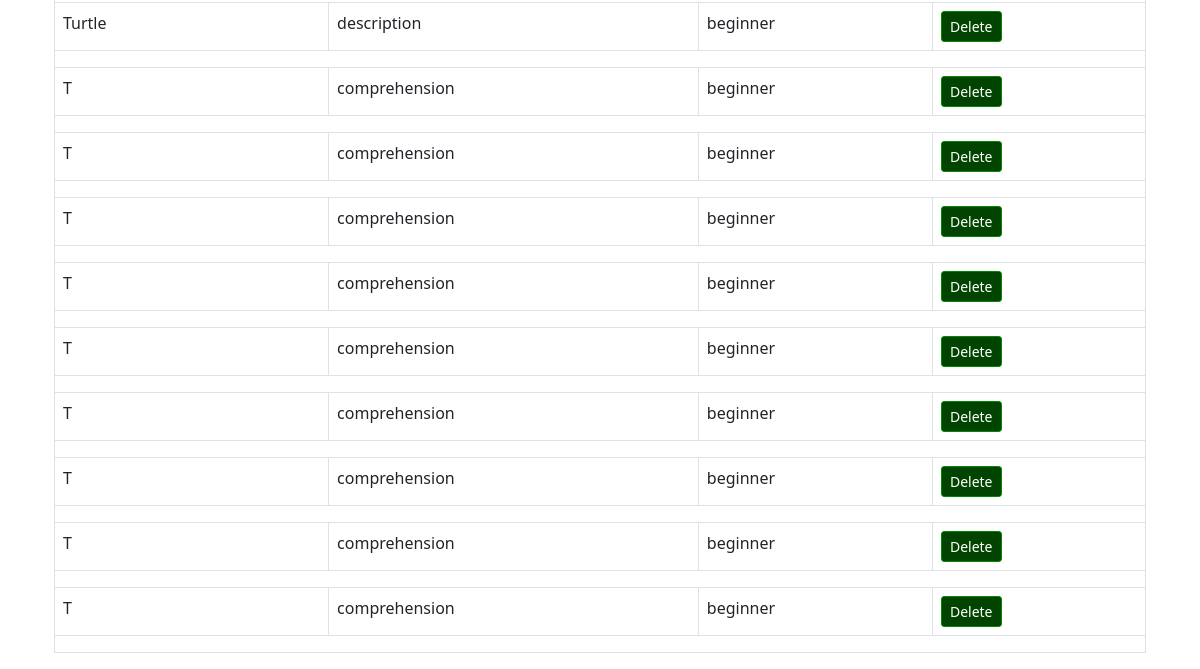
The page /my_quizzes (signed in, lower part) on the database as committed earlier.
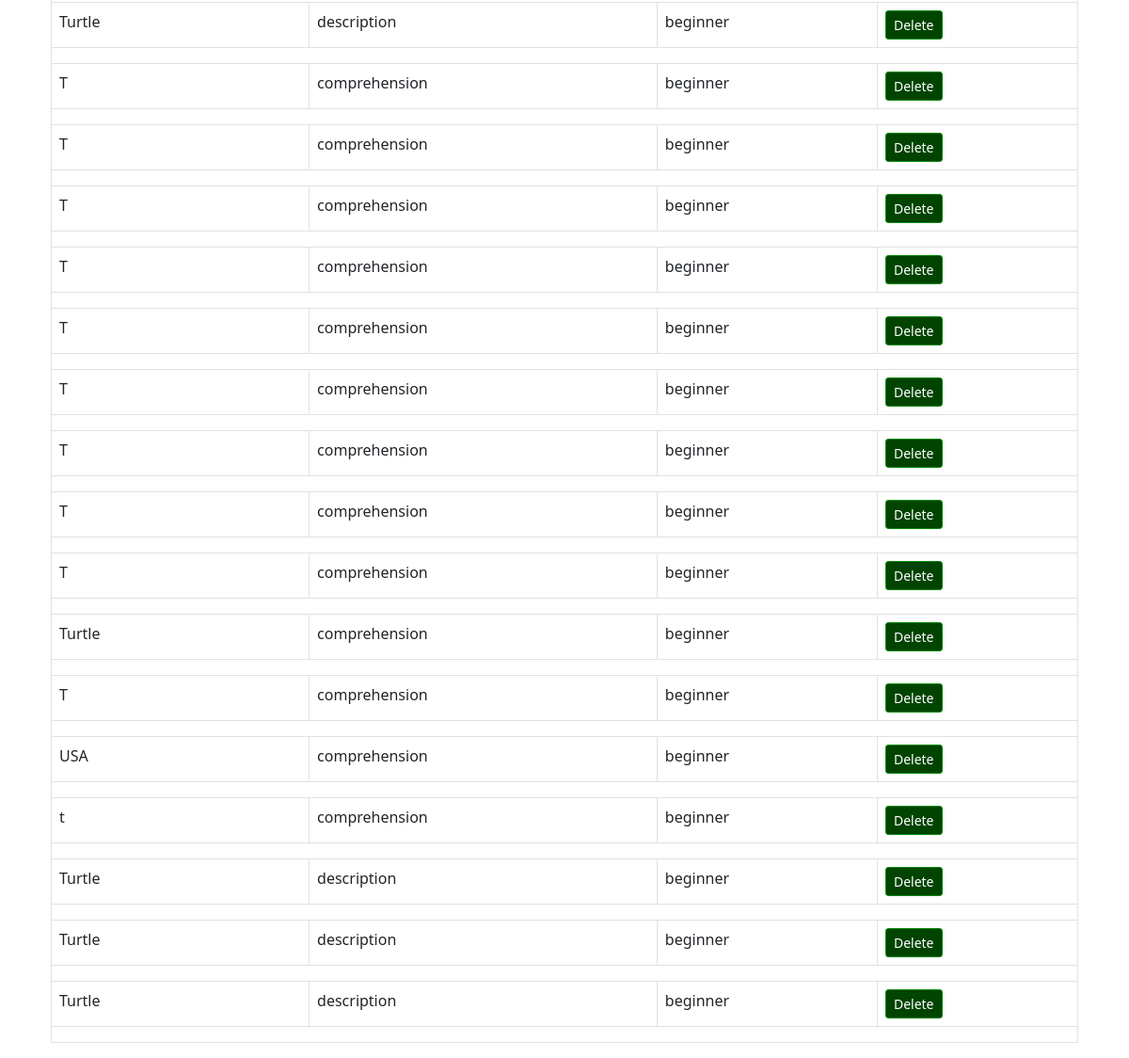
The same page on the database as committed later.
### app/models.py (models this page shows, shortened)
class Quiz(db.Model):
    id = db.Column(db.Integer, primary_key=True)
    title = db.Column(db.String(200), nullable=False)
    description = db.Column(db.Text)
    quiz_type = db.Column(db.String(50))
    source_content = db.Column(db.Text)
    source_image_path = db.Column(db.String(255))
    source_mime = db.Column(db.String(50))
    difficulty_level = db.Column(db.String(20))
    created_at = db.Column(db.DateTime, default=datetime.utcnow)
    is_active = db.Column(db.Boolean, default=True)
    creator_id = db.Column(db.Integer, db.ForeignKey('user.id'), nullable=False)
    questions = db.relationship('Question', backref='quiz', lazy='dynamic', cascade='all, delete-orphan')
    attempts = db.relationship('QuizAttempt', backref='quiz', lazy='dynamic')
    assignments = db.relationship('QuizAssignment', backref='quiz', lazy='dynamic')

### app/main/routes.py (the view)
@bp.route('/my_quizzes')
@login_required
def my_quizzes():
    if not current_user.is_instructor():
        flash('Access denied.')
        return redirect(url_for('main.dashboard'))
    quizzes = Quiz.query.filter_by(creator=current_user, is_active=True).all()
    return render_template('main/my_quizzes.html', title='My Quizzes', quizzes=quizzes)

### app/models.py (called while the page is built)
@login.user_loader
def load_user(id):
    return User.query.get(int(id))

    def is_instructor(self):
        return self.role == 'instructor'

### app/templates/main/my_quizzes.html (shortened to what this page needs)
{% extends "base.html" %}
{% block content %}
<div class="container mt-5">
    <table class="table table-bordered">
        <tbody>
            {% for quiz in quizzes %}
            <tr data-bs-toggle="collapse" data-bs-target="#quizDetails{{ quiz.id }}" class="accordion-toggle" style="cursor: pointer;">
                <td>{{ quiz.title }}</td>
                <td>{{ quiz.quiz_type }}</td>
                <td>{{ quiz.difficulty_level }}</td>
                <td>
                    <form method="POST" action="{{ url_for('main.delete_quiz', quiz_id=quiz.id) }}" onsubmit="return confirm('Delete this quiz?');">
                        <button type="submit" class="btn btn-danger btn-sm">Delete</button>
                    </form>
                </td>
            </tr>
            <tr>
                <td colspan="4" class="hiddenRow">
                </td>
            </tr>
            {% endfor %}
        </tbody>
    </table>
</div>
{% endblock %}

Rows that differ between the two databases and show on the page:
added Quiz: title "Turtle", quiz_type "comprehension", difficulty_level "beginner"
added Quiz: title "T", quiz_type "comprehension", difficulty_level "beginner"
added Quiz: title "USA", quiz_type "comprehension", difficulty_level "beginner"
added Quiz: title "t", quiz_type "comprehension", difficulty_level "beginner"
added Quiz: title "Turtle", quiz_type "description", difficulty_level "beginner"
added Quiz: title "Turtle", quiz_type "description", difficulty_level "beginner"
added Quiz: title "Turtle", quiz_type "description", difficulty_level "beginner"
